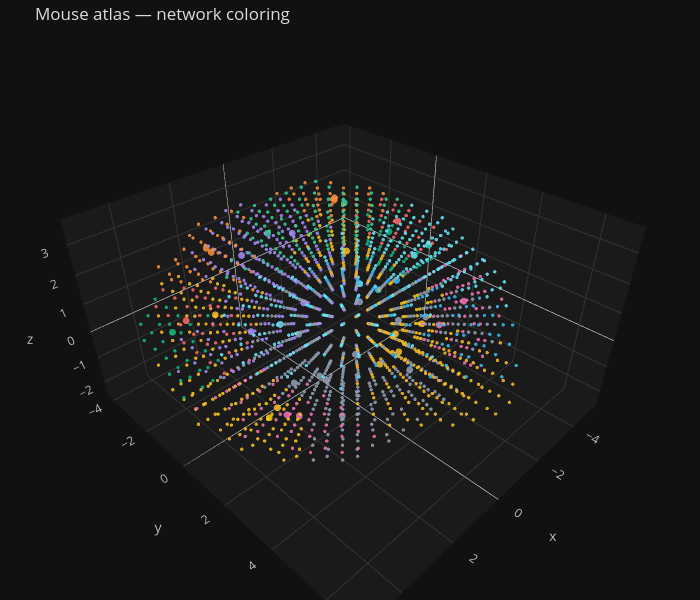

The notebook cell this image was saved under:
### Markdown cell above
## 5. 3D brain view

Render the mouse brain coloured by Garin functional network. Each dot is a parcel.

### Code cell
from homer.viz.notebook import plot_brain_3d
plot_brain_3d(M, color_by='network', title='Mouse atlas, network coloring')

### Figure 1 — Plotly figure (JSON) as saved in the notebook; plotly's stock layout.template omitted (floating-point values rounded to 4 significant figures; data arrays with more than 128 entries replaced by an {"elided": "..."} marker saying what was removed)
{"data": [{"hovertemplate": "%{text}<extra></extra>", "marker": {"color": {"elided": "1864 str values"}, "line": {"width": 0}, "opacity": 0.85, "size": {"elided": "1864 int values"}}, "mode": "markers", "text": {"elided": "1864 str values"}, "type": "scatter3d", "x": {"elided": "1864 float values"}, "y": {"elided": "1864 float values"}, "z": {"elided": "1864 float values"}}], "layout": {"font": {"color": "#ddd"}, "height": 600, "margin": {"b": 0, "l": 0, "r": 0, "t": 40}, "paper_bgcolor": "#111", "plot_bgcolor": "#111", "scene": {"aspectmode": "data", "bgcolor": "#111", "xaxis": {"backgroundcolor": "#1a1a1a", "color": "#bbb", "gridcolor": "#333", "title": {"text": "x"}}, "yaxis": {"backgroundcolor": "#1a1a1a", "color": "#bbb", "gridcolor": "#333", "title": {"text": "y"}}, "zaxis": {"backgroundcolor": "#1a1a1a", "color": "#bbb", "gridcolor": "#333", "title": {"text": "z"}}}, "title": {"text": "Mouse atlas — network coloring"}, "width": 700}}
